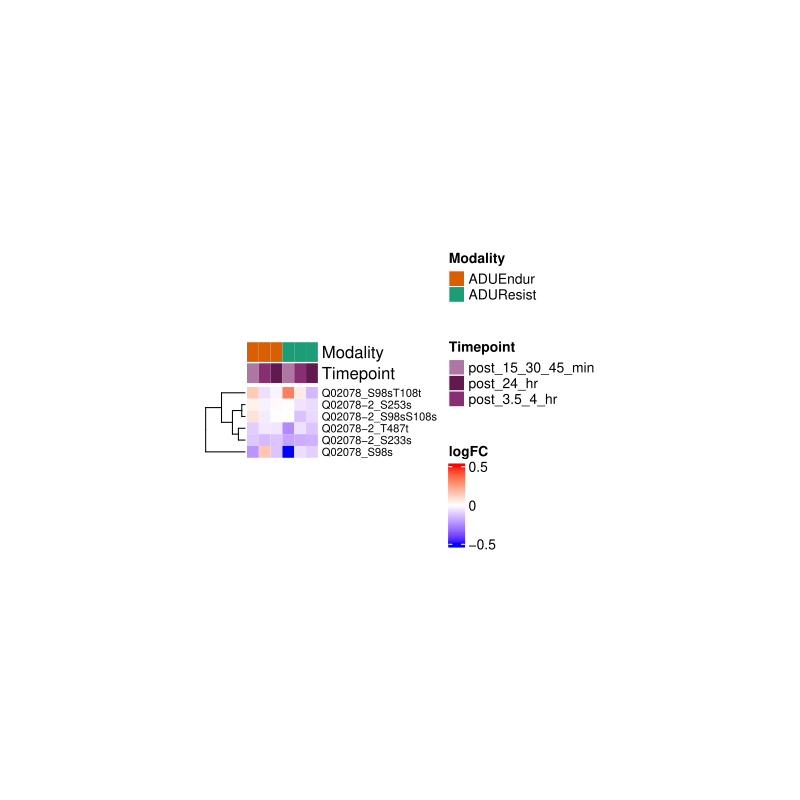

Reproduce this figure in R.
#MEF2A phospho heatmap

#load packages
library(MotrpacHumanPreSuspension)
library(MotrpacHumanPreSuspensionData)
library(ComplexHeatmap)
library(circlize)
library(RColorBrewer)
library(cowplot)
library(tidyverse)

#load DA and filter for MEF2A phosphosites
da <- MUSCLE_PROT_PH_DA
da <- da %>% dplyr::filter(contrast_category=="EE-CON" | contrast_category=="RE-CON")
da <- left_join(da,HUMAN_FEATURE_TO_GENE,by="feature_id")

MEF2A <- da %>% dplyr::filter(gene_symbol=="MEF2A")
MEF2A_filter <- MEF2A %>% dplyr::select("feature_id","contrast_short","logFC","p_value","adj_p_value")
MEF2A_wide <- pivot_wider(MEF2A_filter, names_from=contrast_short, values_from=c("logFC","p_value","adj_p_value")) 
MEF2A_wide <- MEF2A_wide[,grepl("feature_id|delta-delta",colnames(MEF2A_wide))]
rownames(MEF2A_wide) <- MEF2A_wide$feature_id

#separate out FC and adj p-value for the heatmap
fc <- MEF2A_wide %>% dplyr::select(contains("logFC")) %>% as.matrix()
pval <- MEF2A_wide %>% dplyr::select(contains("adj_p_value")) %>% as.matrix()
rownames(fc) = rownames(pval) = MEF2A_wide$feature_id

#set heatmap annotations
cdesc <- data.frame(group=c("ADUEndur","ADUEndur","ADUEndur","ADUResist","ADUResist","ADUResist"),
                    time=c("post_15_30_45_min","post_3.5_4_hr","post_24_hr","post_15_30_45_min","post_3.5_4_hr","post_24_hr"))
ha <- HeatmapAnnotation(
  Modality = cdesc$group,
  Timepoint = cdesc$time,
  col = list(
    Modality = HUMAN_EXERCISE_GROUP_COLORS,
    Timepoint = HUMAN_ACUTE_TIMEPOINT_COLORS
  ))

#Heatmap dimensions
a <- unit(3, "mm")
width <- ncol(fc) * a
height <- nrow(fc) * a

#color scale
 col_fun <- circlize::colorRamp2(
   breaks = c(-0.5,0,0.5),
   colors = c("blue", "white", "red"))

#plot heatmap
ht <- Heatmap(fc,
              heatmap_legend_param = list(
                title = "logFC",
                legend_direction = "vertical",
                legend_width = unit(50, "mm")
              ),
              width = width,
              height = height,
              top_annotation = ha,
              #left_annotation = row_ha,
              cluster_columns = F,
              cluster_rows=T,
              show_column_names = F,
              show_row_names = T,
              col = col_fun,
              column_title_rot = 90,
              row_title_rot = 0,
              column_names_gp = grid::gpar(fontsize = 8),
              row_names_gp = grid::gpar(fontsize = 8)
)

#save to PDF
pdf("MEF2A_phospho_heatmap.pdf",height=8,width=8)
draw(ht,
     merge_legends = TRUE,
     heatmap_legend_side = "right",
     legend_gap = unit(10, "mm"))
dev.off()
